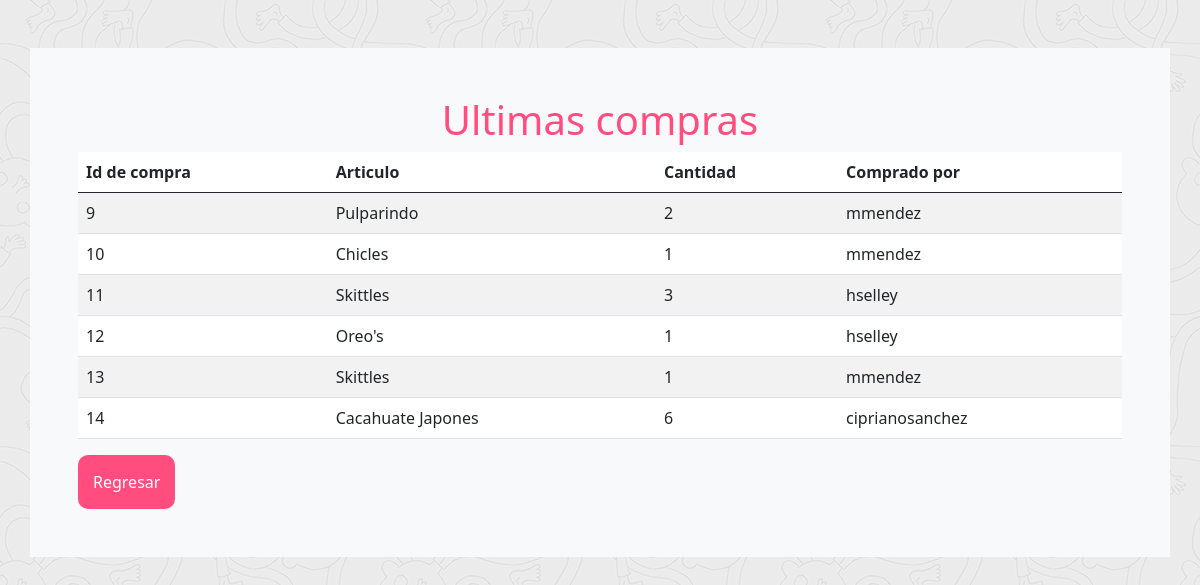
The page /php/admin/historial_compras/historial_compras.php (signed in) on the database its author committed.
### tables this page shows
CREATE TABLE `HistorialCompras` (
  `id_compra` int(11) NOT NULL,
  `usuario_id` int(11) DEFAULT NULL,
  `producto_id` int(11) DEFAULT NULL,
  `cantidad` int(11) NOT NULL
);

CREATE TABLE `Productos` (
  `id_producto` int(11) NOT NULL,
  `nombre` varchar(100) NOT NULL,
  `descripcion` text DEFAULT NULL,
  `fotos` varchar(255) DEFAULT NULL,
  `precio` decimal(10,2) NOT NULL,
  `cantidad_en_almacen` int(11) NOT NULL,
  `fabricante` varchar(100) DEFAULT NULL,
  `origen` varchar(50) DEFAULT NULL
);

CREATE TABLE `Usuarios` (
  `id_usuario` int(11) NOT NULL,
  `nombre_usuario` varchar(100) NOT NULL,
  `correo_electronico` varchar(100) NOT NULL,
  `contrasena` varchar(100) NOT NULL,
  `fecha_nacimiento` date DEFAULT NULL,
  `numero_tarjeta_bancaria` varchar(20) DEFAULT NULL,
  `direccion_postal` varchar(255) DEFAULT NULL
);

### php/admin/historial_compras/historial_compras.php (the view, shortened to what this page needs)
<?php
include '../../config/conection.php';
?>
<!DOCTYPE html>
<html lang="en">
<head>
    <link href="https://cdn.jsdelivr.net/npm/bootstrap@5.0.2/dist/css/bootstrap.min.css" rel="stylesheet">
    <link rel="stylesheet" href="https://cdn.jsdelivr.net/npm/bootstrap-icons@1.11.3/font/bootstrap-icons.min.css">
    <link rel="stylesheet" href="../../../style.css">
    <link rel="stylesheet" href="../../../css/fondo.css">
</head>
<body>
    <div class="container bg-light mt-5 p-5">
    <h1 class="text-center" style="color: #FF4D80;"> Ultimas compras </h1>
        <table class="table bg-white table-hover table-striped">
            <thead>
                <th> Id de compra </th>
                <th> Articulo </th>
                <th> Cantidad</th>
                <th> Comprado por</th>
            </thead>
            <tbody>
                <?php
                if (isset($_SESSION['role'])) {
                    $sql = "SELECT
                         h.id_compra,
                        p.nombre AS nombre_producto,
                        u.nombre_usuario,
                        h.cantidad
                        FROM HistorialCompras h
                        JOIN Productos p ON h.producto_id = p.id_producto
                        JOIN Usuarios u ON u.id_usuario = h.usuario_id";
                    $result = mysqli_query($conn, $sql);
                    if ($result) {
                        if (mysqli_num_rows($result) > 0) {
                            while ($row = mysqli_fetch_assoc($result)) {
                                echo '<tr>
                                    <td>' . $row['id_compra'] . '</td>
                                    <td>' . $row['nombre_producto'] . '</td>
                                    <td>' . $row['cantidad'] . '</td>
                                    <td>' . $row['nombre_usuario'] . '</td>
                                </tr>';
                            }
                        } else {
                            echo '<tr>
                            <td colspan="4" class="text-center">No hay compras en el historial.</td>
                            </tr>';
                        }
                    } else {
                        echo '<tr>
                            <td colspan="4" class="text-center">Error al cargar el historial de compras.</td>
                            </tr>';
                    }
                } else {
                    echo '<tr>
                            <td colspan="4" class="text-center">Por favor, inicia sesión para ver tu historial de compras.</td>
                            </tr>';
                }
                ?>
            </tbody>
        </table>
        <a href="../admin.php" class="btn button-rosa"> Regresar </a>
    </div>
</body>
</html>

### style.css (style rules this page uses)
* { margin: 0; padding: 0; box-sizing: border-box; }
.button-rosa { background-color: #FF4D80; color: #fff; padding: 15px; border-radius: 10px; transition: background-color 0.3s ease, transform 0.3s ease; border: none; }

### css/fondo.css (style rules this page uses)
body { background-image: url(../imagenes/image.png); background-repeat: repeat; }

### rows shown on the page
historialcompras: id_compra "9", producto.nombre "Pulparindo", cantidad "2", usuario.nombre_usuario "mmendez"
historialcompras: id_compra "10", producto.nombre "Chicles", cantidad "1", usuario.nombre_usuario "mmendez"
historialcompras: id_compra "11", producto.nombre "Skittles", cantidad "3", usuario.nombre_usuario "hselley"
historialcompras: id_compra "12", producto.nombre "Oreo's", cantidad "1", usuario.nombre_usuario "hselley"
historialcompras: id_compra "13", producto.nombre "Skittles", cantidad "1", usuario.nombre_usuario "mmendez"
historialcompras: id_compra "14", producto.nombre "Cacahuate Japones", cantidad "6", usuario.nombre_usuario "ciprianosanchez"
